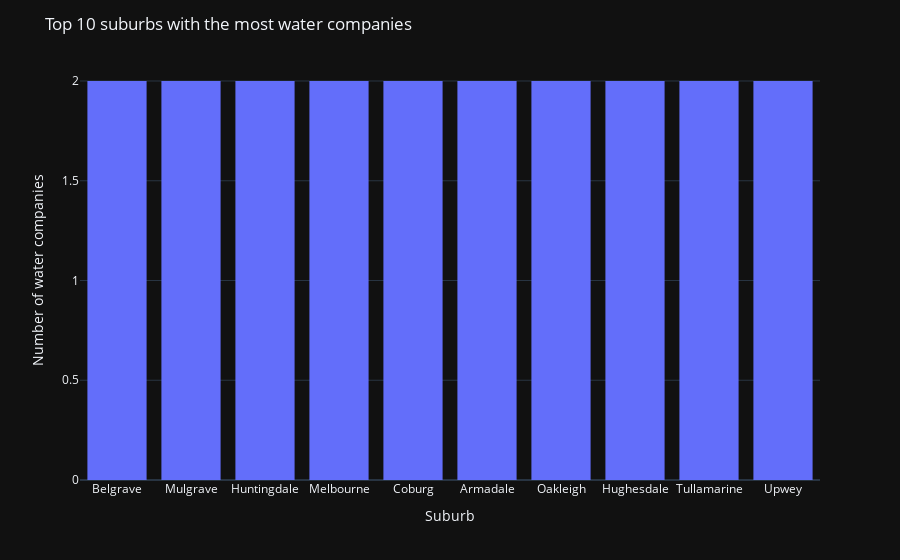

Notebook code cell kept with this figure:
### Code cell
fig = px.histogram(
    data_frame=top_10_subs,
    x=top_10_subs['townsuburb'].apply(lambda x: x.capitalize()),
    y='n_companies',
    template='plotly_dark',
)
fig.update_layout(
    title='Top 10 suburbs with the most water companies',
    xaxis_title='Suburb',
    yaxis_title='Number of water companies',
)
fig.show()

### Figure 1 — Plotly figure (JSON) as saved in the notebook; plotly's stock layout.template omitted (floating-point values rounded to 4 significant figures)
{"data": [{"alignmentgroup": "True", "bingroup": "x", "histfunc": "sum", "hovertemplate": "x=%{x}<br>sum of n_companies=%{y}<extra></extra>", "legendgroup": "", "marker": {"color": "#636efa", "pattern": {"shape": ""}}, "name": "", "offsetgroup": "", "orientation": "v", "showlegend": false, "type": "histogram", "x": ["Belgrave", "Mulgrave", "Huntingdale", "Melbourne", "Coburg", "Armadale", "Oakleigh", "Hughesdale", "Tullamarine", "Upwey"], "xaxis": "x", "y": [2, 2, 2, 2, 2, 2, 2, 2, 2, 2], "yaxis": "y"}], "layout": {"barmode": "relative", "legend": {"tracegroupgap": 0}, "margin": {"t": 60}, "title": {"text": "Top 10 suburbs with the most water companies"}, "xaxis": {"anchor": "y", "domain": [0, 1], "title": {"text": "Suburb"}}, "yaxis": {"anchor": "x", "domain": [0, 1], "title": {"text": "Number of water companies"}}}}
